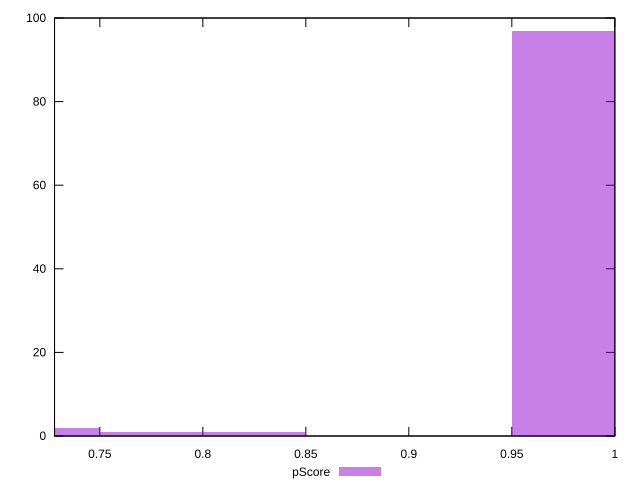

Reproduce this figure in gnuplot.
reset

$pScore <<EOF
1 97
0.7000000000000001 2
0.8 1
EOF

set key outside below
set boxwidth 0.1
set xrange [0.7280111111111112:1]
set yrange [0:100]
set trange [0:100]
set style fill transparent solid 0.5 noborder
set terminal svg size 640, 490 enhanced background rgb 'white'
set output "reports/report_00027_2021-02-24T12-40-31.850Z/uses-rel-preconnect/samples/music/pScore/histogram.svg"

plot $pScore title "pScore" with boxes

reset
